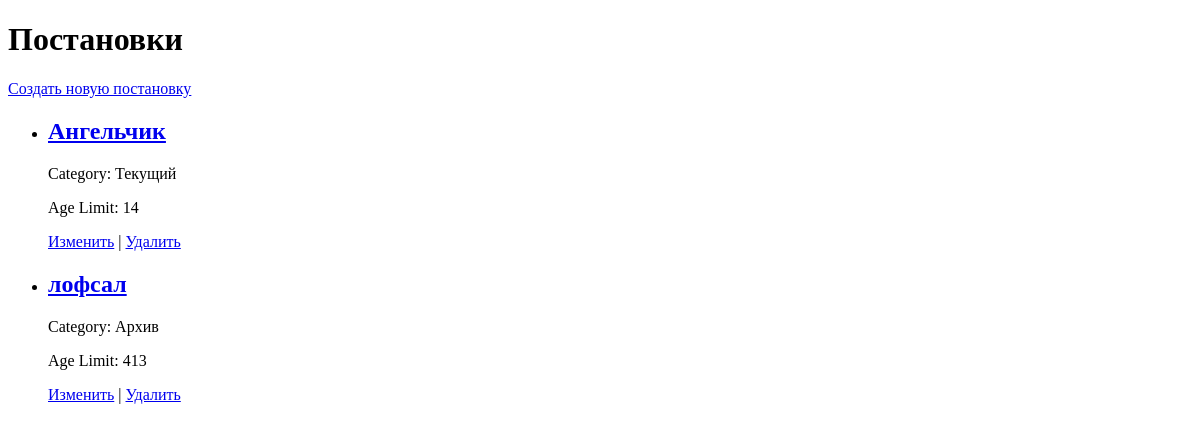
Before: /performances/ with the older database file.
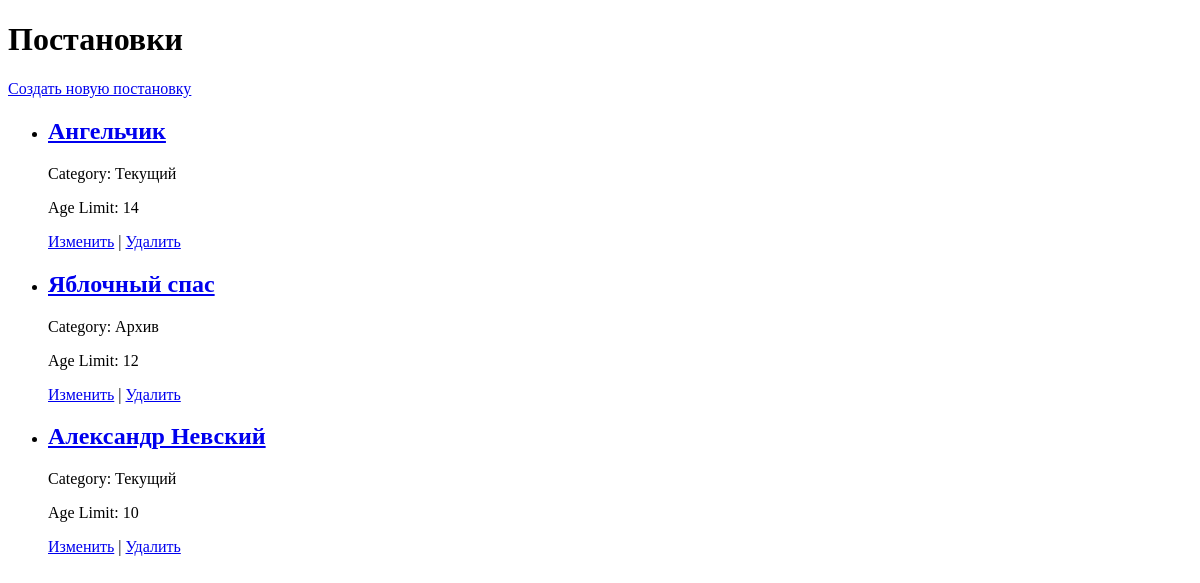
After: the same page with the newer database file.
### main/models.py (models this page shows, shortened)
class Performance(models.Model):
    title = models.CharField(max_length=100)
    age_limit = models.IntegerField(default=0)
    description = models.TextField()
    photo = models.ImageField(upload_to='performances_photos/', default='performances_photos/default.jpg')
    category = models.ForeignKey(Category, on_delete=models.CASCADE, to_field='name')  # Указываем поле 'name' для представления объекта категории

class Category(models.Model):
    name = models.CharField(max_length=100, unique=True)
    description = models.TextField()

### main/views.py (the view)
# urls.py: path('performances/', views.performance_list, name='performance_list'),
def performance_list(request):
    performances = Performance.objects.all()
    return render(request, 'performance_list.html', {'performances': performances})

### templates/performance_list.html (shortened to what this page needs)
<!DOCTYPE html>
<html>
<head>
</head>
<body>
    <h1>Постановки</h1>
    <a href="{% url 'performance_create' %}">Создать новую постановку</a>
    <ul>
        {% for performance in performances %}
            <li>
                <h2><a href="{% url 'performance_detail' performance.pk %}">{{ performance.title }}</a></h2>
                <p>Category: {{ performance.category.name }}</p>
                <p>Age Limit: {{ performance.age_limit }}</p>
                <a href="{% url 'performance_update' performance.pk %}">Изменить</a> |
                <a href="{% url 'performance_delete' performance.pk %}">Удалить</a>
            </li>
        {% endfor %}
    </ul>
</body>
</html>

Changed rows visible on the page:
changed Performance "Архив": title "лофсал" → "Яблочный спас"; age_limit "413" → "12"
added Performance: title "Александр Невский", category.name "Текущий", age_limit "10"
